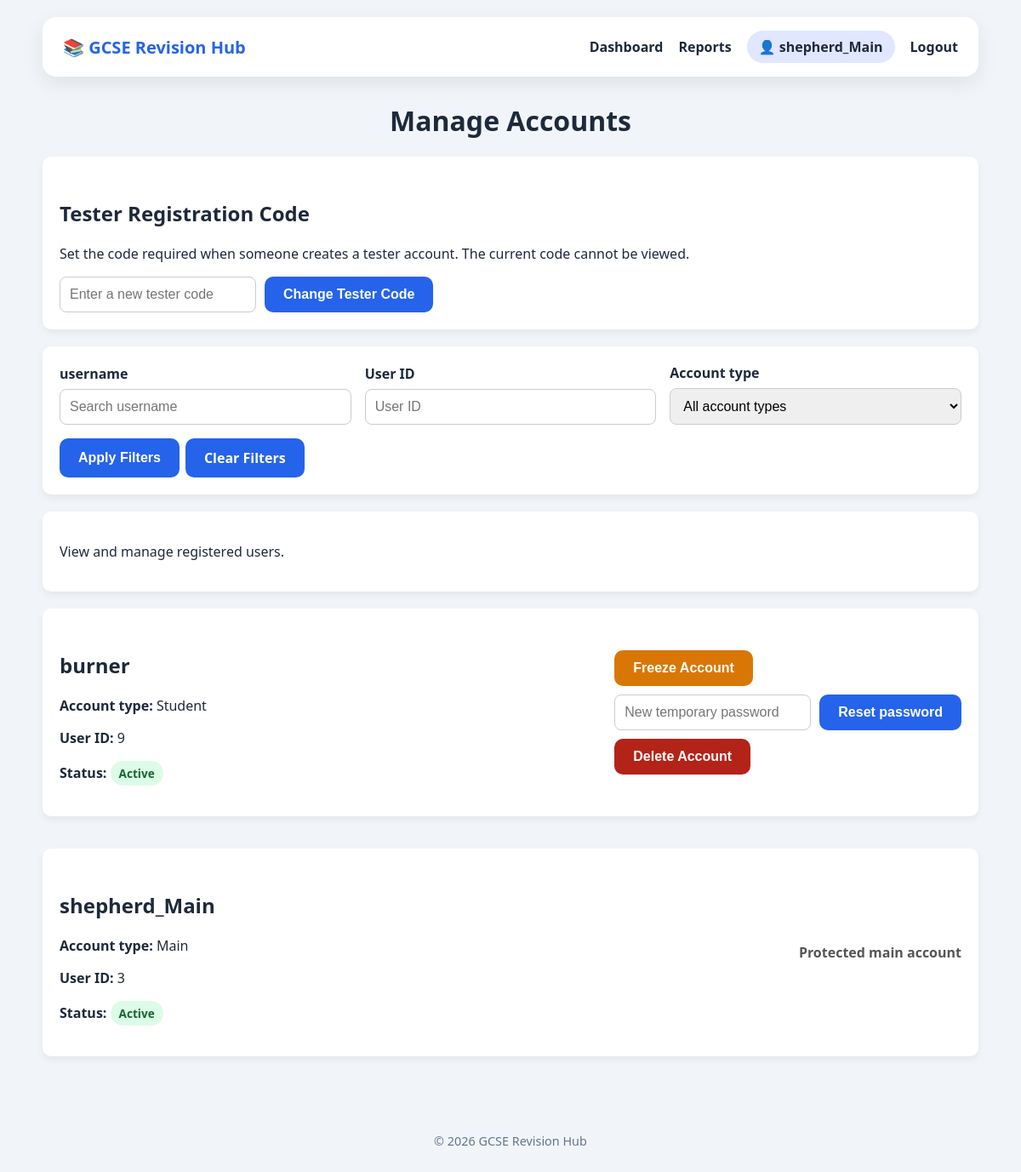
The app's page /manage-accounts (signed in), older data.
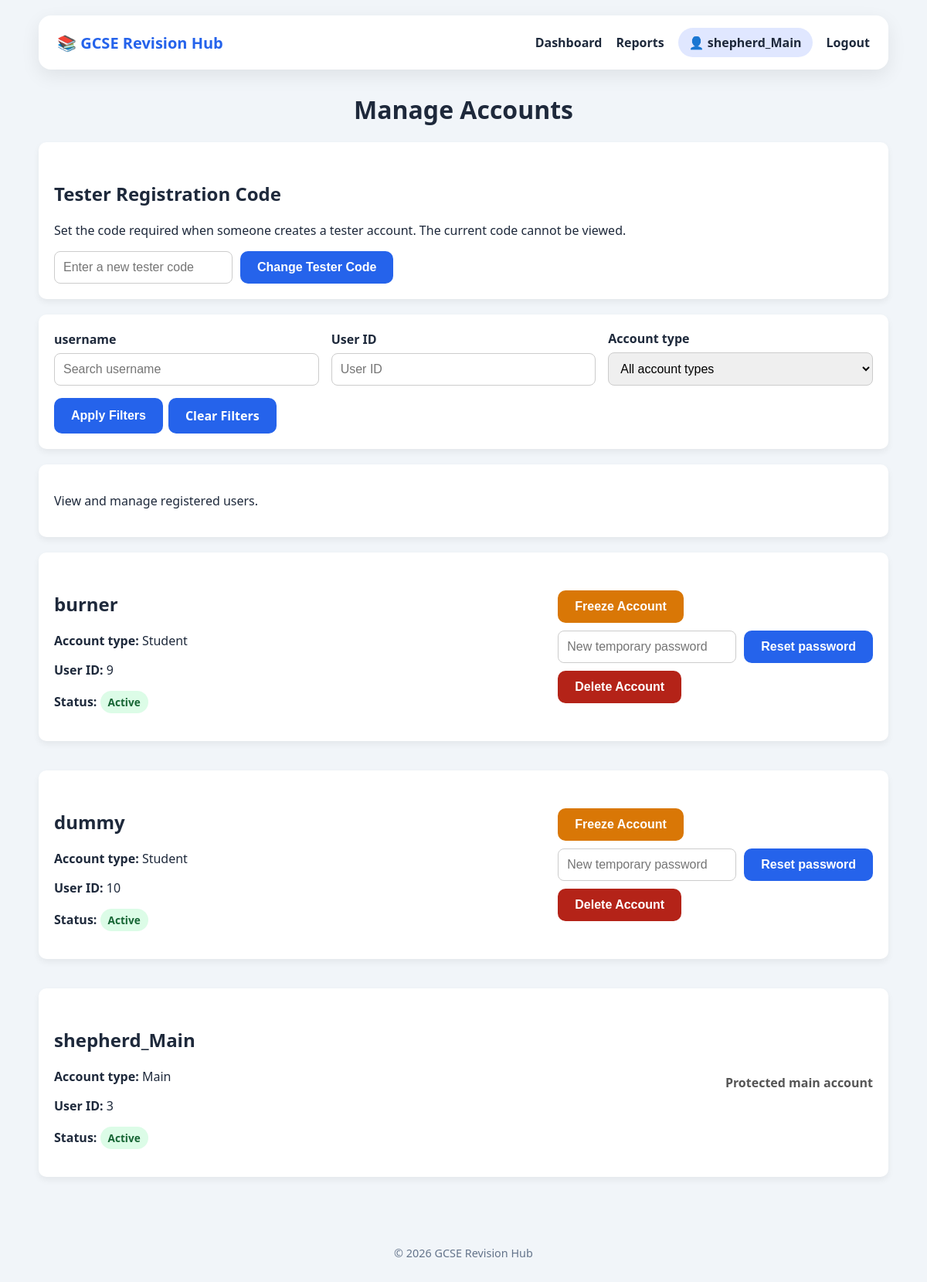
The same page, newer data.
### tables this page shows
CREATE TABLE users (

        id INTEGER PRIMARY KEY AUTOINCREMENT,

        username TEXT UNIQUE NOT NULL,

        password TEXT NOT NULL,

        role TEXT NOT NULL

    , is_frozen INTEGER NOT NULL DEFAULT 0);

### app.py (the view)
@app.route("/manage-accounts")
def manage_accounts():
    if session.get("role") != "main":
        return "Access denied", 403
    username = request.args.get("username", "").strip()
    role = request.args.get("role", "").strip()
    user_id = request.args.get("user_id", "").strip()
    query = """

        SELECT id, username, role, is_frozen

        FROM users

        WHERE 1 = 1

    """
    parameters = []
    if username:
        query += " AND username LIKE ?"
        parameters.append(f"%{username}%")
    if role:
        query += " AND role = ?"
        parameters.append(role)
    if user_id:
        if user_id.isdigit():
            query += " AND id = ?"
            parameters.append(int(user_id))
    query += " ORDER BY username"
    connection = get_db_connection()
    users = connection.execute(
        query,
        parameters
    ).fetchall()
    connection.close()
    return render_template(
        "manage_accounts.html",
        users=users,
        selected_username=username,
        selected_role=role,
        selected_user_id=user_id
    )

### app.py (called while the page is built)
def get_db_connection():
    connection = sqlite3.connect(DATABASE)
    connection.row_factory = sqlite3.Row
    return connection

### templates/manage_accounts.html (shortened to what the changed rows need)
{% extends "base.html" %}
{% block content %}
<h1>Manage Accounts</h1>
<div class="section">
    <h2>Tester Registration Code</h2>
</div>
<div class="account-list">
{% for user in users %}
    <div class="section account-management-card">
        <div>
            <h2>{{ user["username"] }}</h2>
            <p>
                <strong>Account type:</strong>
                {{ user["role"] | title }}
            </p>
            <p>
                <strong>User ID:</strong>
                {{ user["id"] }}
            </p>
            <p>
                <strong>Status:</strong>
                {% if user["is_frozen"] %}
                    <span class="status-badge status-frozen">
                        Frozen
                    </span>
                {% else %}
                    <span class="status-badge status-active">
                        Active
                    </span>
                {% endif %}
            </p>
        </div>
        <div class="account-actions">
            {% if user["role"] != "main" %}
            <form
                method="POST"
                action="{{ url_for('set_account_frozen', user_id=user['id']) }}"
            >
                {% if user["is_frozen"] %}
                    <input
                        type="hidden"
                        name="action"
                        value="unfreeze"
                    >
                    <button
                        type="submit"
                        class="button success-button"
                    >
                        Unfreeze account
                    </button>
                {% else %}
                    <button
                        type="submit"
                        class="button warning-button"
                        onclick="return confirm('Freeze this account?');"
                    >
                        Freeze Account
                    </button>
                {% endif %}
            </form>
            <form
                method="POST"
                action="{{ url_for('reset_password', user_id=user['id']) }}"
                class="password-reset-form"
            >
                    <input
                        type="password"
                        name="new_password"
                        placeholder="New temporary password"
                        minlength="6"
                        required
                    >
                    <button type="submit" class="button">
                        Reset password
                    </button>
                </form>
                <form
                    method="POST"
                    action="{{ url_for('delete_account', user_id=user['id']) }}"
                    onsubmit="return confirm('Delete this account permanently?');"
            >
                    <button type="submit" class="button danger-button">
                        Delete Account
                    </button>
                </form>
            {% else %}
                <span class="protected-account">
                    Protected main account
                    </span>
            {% endif %}
        </div>
    </div>
{% else %}
    <div class="section">
        <p>No accounts were found.</p>
    </div>
{% endfor %}
</div>
{% endblock %}

### templates/base.html (shortened to what this page needs)
<!DOCTYPE html>
<html>
<head>
    <link rel="stylesheet" href="{{ url_for('static', filename='style.css') }}">
</head>
<body>
<nav class="navbar">
    <div class="nav-brand">
        <a href="{{ url_for('homepage') }}">
            📚 GCSE Revision Hub
        </a>
    </div>
    <div class="nav-right">
        {% if session.get("username") %}
            <a href="{{ url_for('dashboard') }}">
                Dashboard
            </a>
            {% if session.get("role") == "main" %}
                <a href="{{ url_for('reports') }}">
                    Reports
                </a>
            {% endif %}
            <span class="nav-user">
                👤 {{ session["username"] }}
            </span>
            <a href="{{ url_for('logout') }}" class="logout-button">
                Logout
            </a>
        {% endif %}
    </div>
</nav>
<main class="page-container">
    {% block content %}
    {% endblock %}
</main>
<footer class="footer">
    <p>
        © 2026 GCSE Revision Hub
    </p>
</footer>
</body>
</html>

Row changes from the older to the newer data that the page shows:
added users: username "dummy", role "Student", id "10", is_frozen "Active"
